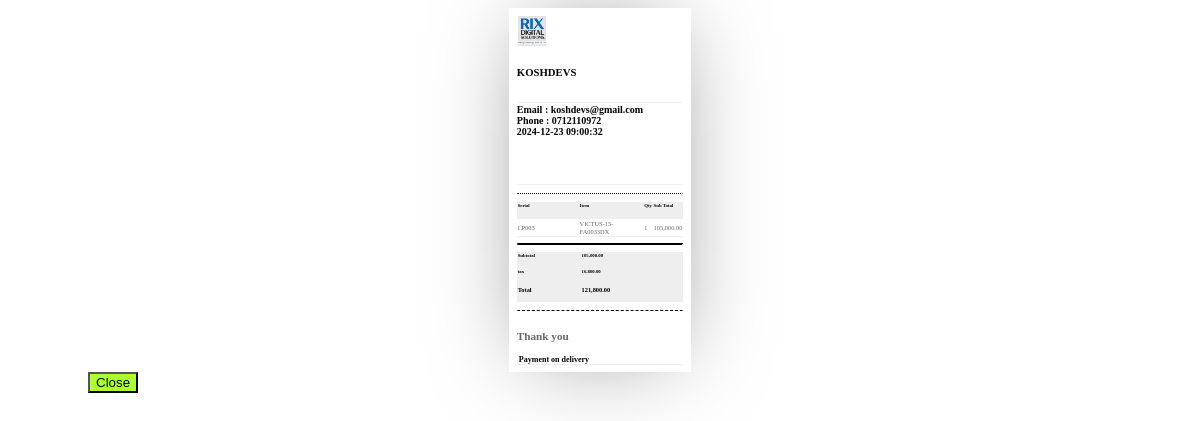
The page /store/gen-instant-receipt/ on the database its author committed.
### manager/models.py (models this page shows)
class OrgDetails(models.Model):
    name = models.CharField(max_length=100)
    email = models.EmailField()
    phone = models.CharField(max_length=15)
    payment = models.TextField()
    terms = models.TextField()
    logo = models.ImageField(default='',upload_to="org_pics")
    class Meta:
        verbose_name_plural = "Org Details"

class StoreSales(models.Model):
    product = models.ForeignKey(ProductBuild, on_delete=models.CASCADE)
    quantity = models.IntegerField()
    price = models.DecimalField(max_digits=10, decimal_places=2, )
    tax= models.DecimalField(max_digits=10,default=16.00, decimal_places=2)
    date = models.DateField(auto_now=True)
    created_by = models.ForeignKey(User, on_delete=models.CASCADE)
    status = models.CharField(max_length=200,choices=(('cart','cart'),('ínvoiced','invoiced'),('sold','sold'),('returned','returned'),('delivered','delivered'),('Sold & Delivered','Sold & Delivered')))
    class Meta:
        verbose_name_plural = "Store Sales"

### ecommerce/models.py (models this page shows, shortened)
class ProductBuild(models.Model):
    serial1 = models.CharField(max_length=100)
    serial2 = models.CharField(max_length=100,null=True,blank=True)
    category = models.ForeignKey(ProductCategory,on_delete=models.CASCADE)
    sub_category = models.ForeignKey(ProductSubCategory,on_delete=models.CASCADE,blank=True,null=True)
    brand = models.ForeignKey(ProductBrand,on_delete=models.CASCADE)
    model = models.ForeignKey(ProductModel,on_delete=models.CASCADE)
    origin = models.ForeignKey(ProductOrigin,on_delete=models.CASCADE)
    features = models.ManyToManyField(ProductFeatures)
    processor = models.ForeignKey(ProductProcessor,on_delete=models.CASCADE,blank=True,null=True)
    generation = models.ForeignKey(ProductGeneration,on_delete=models.CASCADE,blank=True,null=True)
    memory = models.ForeignKey(ProductMemory,on_delete=models.CASCADE,blank=True,null=True)
    images = models.ManyToManyField(ProductImages)
    cost = models.DecimalField(max_digits=10, decimal_places=2)
    price = models.DecimalField(max_digits=10, decimal_places=2)
    was = models.DecimalField(max_digits=10, decimal_places=2,null=True,blank=True)
    tax= models.DecimalField(max_digits=10,default=16.00, decimal_places=2)
    status = models.CharField(max_length=200,choices=(('in-stock','in-stock'),('out-stock','out-stock'),('low','low')))
    stage = models.CharField(max_length=100,default='in-stock',choices=(('in-stock','in-stock'),('sold','sold'),('returned','returned')))
    overview = models.TextField()
    created_on = models.DateTimeField(auto_now_add=True)
    updated_on = models.DateTimeField(auto_now=True)
    created_by = models.ForeignKey(User, blank=True, null=True, on_delete=models.SET_NULL)
    class Meta:
        verbose_name_plural = "Create Product"

class ProductModel(models.Model):
    name = models.CharField(max_length=100)
    SKU = models.CharField(max_length=100)
    class Meta:
        verbose_name_plural = 'Product Models'

### manager/views.py (the view)
# urls.py: path('gen-instant-receipt/', gen_instant_receipt, name="manager-gen-instant-receipt"),
def gen_instant_receipt(request):
    contxt = get_sales_by_status('cart')
    return render(request, 'manager/store-receipt.html',contxt)

### ecommerce/context_processors.py (called while the page is built)
def cart(request):
    return {
        'cart':ShopCart(request)
    }

def show_products(request):
    products = ProductBuild.objects.raw("select *from ecommerce_ProductBuild group by serial2")
    print(products)
    category = ProductCategory.objects.all()
    contxt = {
        'products':products,
        'category':category
    }
    return contxt

### manager/data_ops.py (called while the page is built)
def get_sales_by_status(status):
    sales = StoreSales.objects.filter(status=status)
    subtotal = round(sum([i.price for i in sales]),2)
    tax = round((subtotal*sales[0].tax)/100 if len(sales) > 0 else 0.00,2)
    total = tax  + subtotal
    total = round(total,2)
    if len(OrgDetails.objects.all()):
        org_details = OrgDetails.objects.all()[0]
    date = datetime.datetime.now().strftime("%Y-%m-%d %H:%M:%S")
    contxt = {"sales":sales, "total":total,"tax":tax,"subtotal":subtotal,"org_details":org_details,"date":date}
    return contxt

### manager/templates/manager/store-receipt.html (shortened to what this page needs)
<div id="invoice-POS">
    <div id="top">
      <div class="logo">
        <img style="height:30px;" src="{{org_details.logo.url}}">
      </div>
      <div class="info">
        <h6>{{org_details.name}}</h6>
      </div>
    </div>
    <div id="mid" style="margin-top:1px;">
      <div class="info">
        <strong style="font-size:10px;">
            Email : {{org_details.email}}</br>
            Phone   : {{org_details.phone}}</br>
        </strong>
        <strong style="font-size:10px;">{{date}}</strong>
      </div>
    </div>
    <hr class="dotted">
    <div id="bot">
					<div id="table" style="zoom:80%">
						<table>
							<tr class="tabletitle">
                                <td class="item"><h6>Serial</h6></td>
								<td class="item"><h6>Item</h6></td>
								<td class="Hours"><h6>Qty</h6></td>
								<td class="Rate"><h6>Sub Total</h6></td>
							</tr>
                           {% for sale in sales %}
							<tr class="service">
                                <td class="tableitem"><p class="itemtext">{{sale.product.serial1}}</p></td>
								<td class="tableitem"><p class="itemtext">{{sale.product.model.name}}</p></td>
								<td class="tableitem"><p class="itemtext">{{sale.quantity}}</p></td>
								<td class="tableitem"><p class="itemtext">{{sale.price}}</p></td>
							</tr>
                            {% endfor %}
						</table>
                        <hr class="double">
                        <table>
                        <tr class="tabletitle">
                            <td class="Rate"><h6>Subtotal</h6></td>
                            <td class="payment"><h6>{{subtotal}}</h6></td>
                        </tr>
                        <tr class="tabletitle">
                            <td class="Rate"><h6>tax</h6></td>
                            <td class="payment"><h6>{{tax}}</h6></td>
                        </tr>
                        <tr class="tabletitle">
                            <td class="Rate"><h4>Total</h4></td>
                            <td class="payment"><h4>{{total}}</h4></td>
                        </tr>
                    </table>
					</div>
          <hr class="dashed">
					<div id="legalcopy">
						<p class="legal"><strong>Thank you</strong>
						</p>
            <strong style="font-size:8px;"> {{org_details.terms}}</strong>
					</div>
				</div>
  </div>
  <button onclick="completeSale()" style="margin-left:80px; background-color:greenyellow;"> Close </button>

### manager/templates/manager/store-receipt.html (style rules this page uses)
hr.dashed { border-top: 1px dashed; border-bottom: none; }
hr.dotted { border-top: 1px dotted; border-bottom: none; }
hr.double { border-top: 3px double; border-bottom: none; }

### rows shown on the page
OrgDetails: logo (picture), name "KOSHDEVS", email "koshdevs@gmail.com", phone "0712110972", terms "Payment on delivery"
StoreSales: product.serial1 "LP003", product.model.name "VICTUS-15-FA0033DX", quantity "1", price "105,000.00"

### other values the page prints
{{ total }} "121,800.00"
